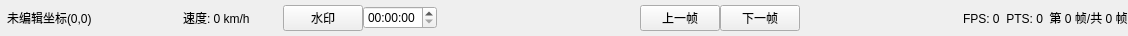
<?xml version="1.0" encoding="UTF-8"?>
<ui version="4.0">
 <class>CTakenControl</class>
 <widget class="QWidget" name="CTakenControl">
  <property name="geometry">
   <rect>
    <x>0</x>
    <y>0</y>
    <width>1128</width>
    <height>36</height>
   </rect>
  </property>
  <property name="windowTitle">
   <string>CTakenControl</string>
  </property>
  <layout class="QHBoxLayout" name="horizontalLayout_2">
   <property name="spacing">
    <number>0</number>
   </property>
   <property name="leftMargin">
    <number>0</number>
   </property>
   <property name="topMargin">
    <number>0</number>
   </property>
   <property name="rightMargin">
    <number>0</number>
   </property>
   <property name="bottomMargin">
    <number>0</number>
   </property>
   <item>
    <layout class="QHBoxLayout" name="horizontalLayout">
     <property name="spacing">
      <number>0</number>
     </property>
     <item>
      <widget class="QLabel" name="LBSign">
       <property name="text">
        <string/>
       </property>
      </widget>
     </item>
     <item>
      <widget class="QLabel" name="labelStatus">
       <property name="text">
        <string>未编辑</string>
       </property>
      </widget>
     </item>
     <item>
      <widget class="QLabel" name="labelXY">
       <property name="sizePolicy">
        <sizepolicy hsizetype="Fixed" vsizetype="Preferred">
         <horstretch>0</horstretch>
         <verstretch>0</verstretch>
        </sizepolicy>
       </property>
       <property name="minimumSize">
        <size>
         <width>140</width>
         <height>0</height>
        </size>
       </property>
       <property name="maximumSize">
        <size>
         <width>140</width>
         <height>16777215</height>
        </size>
       </property>
       <property name="text">
        <string>坐标(0,0)</string>
       </property>
      </widget>
     </item>
     <item>
      <widget class="QLabel" name="labelVelocity">
       <property name="sizePolicy">
        <sizepolicy hsizetype="Fixed" vsizetype="Preferred">
         <horstretch>0</horstretch>
         <verstretch>0</verstretch>
        </sizepolicy>
       </property>
       <property name="minimumSize">
        <size>
         <width>100</width>
         <height>0</height>
        </size>
       </property>
       <property name="text">
        <string>速度: 0 km/h </string>
       </property>
      </widget>
     </item>
     <item>
      <widget class="QPushButton" name="btnWaterMark">
       <property name="text">
        <string>水印</string>
       </property>
      </widget>
     </item>
     <item>
      <widget class="QTimeEdit" name="TEWaterMark">
       <property name="displayFormat">
        <string>HH:mm:ss</string>
       </property>
      </widget>
     </item>
     <item>
      <spacer name="horizontalSpacer">
       <property name="orientation">
        <enum>Qt::Horizontal</enum>
       </property>
       <property name="sizeHint" stdset="0">
        <size>
         <width>40</width>
         <height>20</height>
        </size>
       </property>
      </spacer>
     </item>
     <item>
      <widget class="QLabel" name="label">
       <property name="minimumSize">
        <size>
         <width>20</width>
         <height>0</height>
        </size>
       </property>
       <property name="maximumSize">
        <size>
         <width>20</width>
         <height>16777215</height>
        </size>
       </property>
       <property name="text">
        <string/>
       </property>
      </widget>
     </item>
     <item>
      <widget class="QLabel" name="label_2">
       <property name="minimumSize">
        <size>
         <width>20</width>
         <height>0</height>
        </size>
       </property>
       <property name="maximumSize">
        <size>
         <width>20</width>
         <height>16777215</height>
        </size>
       </property>
       <property name="text">
        <string/>
       </property>
      </widget>
     </item>
     <item>
      <widget class="QPushButton" name="btnPrevious">
       <property name="text">
        <string>上一帧</string>
       </property>
      </widget>
     </item>
     <item>
      <widget class="QPushButton" name="btnNext">
       <property name="text">
        <string>下一帧</string>
       </property>
      </widget>
     </item>
     <item>
      <spacer name="horizontalSpacer_3">
       <property name="orientation">
        <enum>Qt::Horizontal</enum>
       </property>
       <property name="sizeHint" stdset="0">
        <size>
         <width>40</width>
         <height>20</height>
        </size>
       </property>
      </spacer>
     </item>
     <item>
      <widget class="QLabel" name="labelTips">
       <property name="text">
        <string>FPS: 0  PTS: 0  第 0 帧/共 0 帧</string>
       </property>
      </widget>
     </item>
    </layout>
   </item>
  </layout>
 </widget>
 <layoutdefault spacing="6" margin="11"/>
 <resources/>
 <connections/>
</ui>
